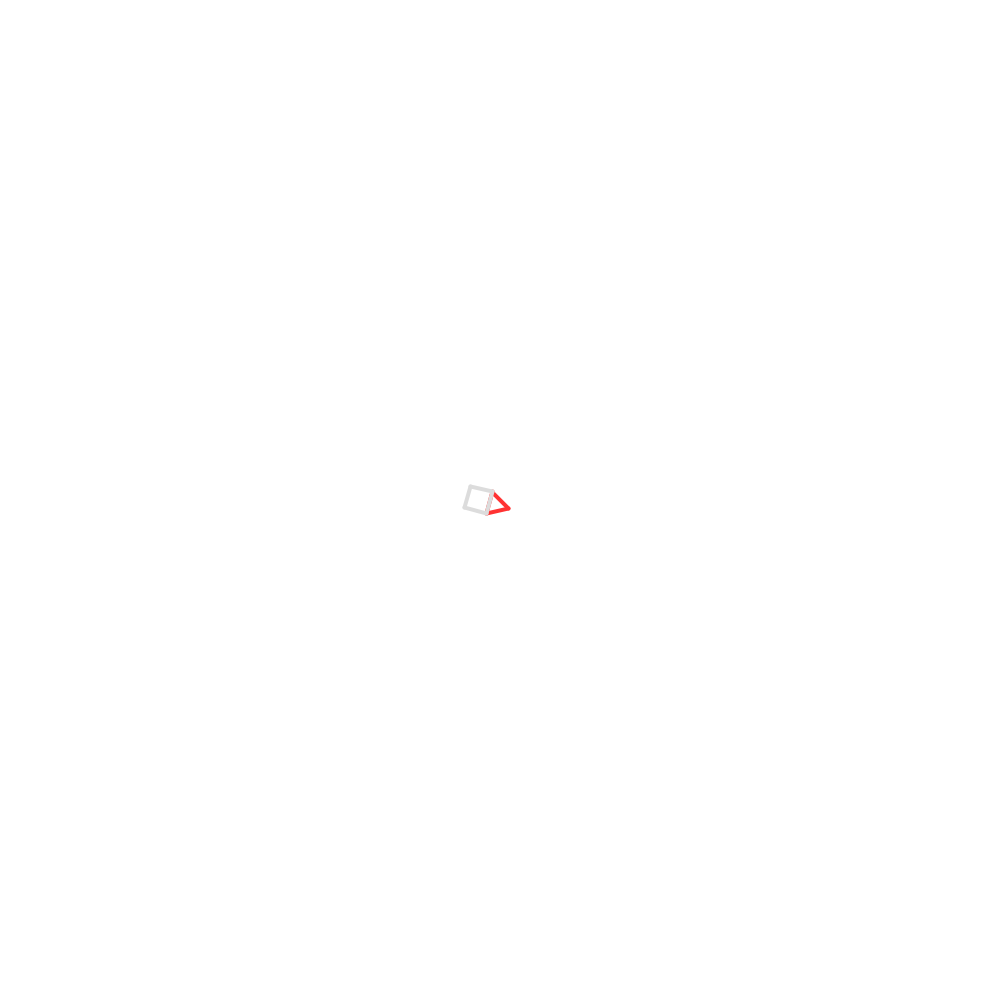
Frame 1 (no input)
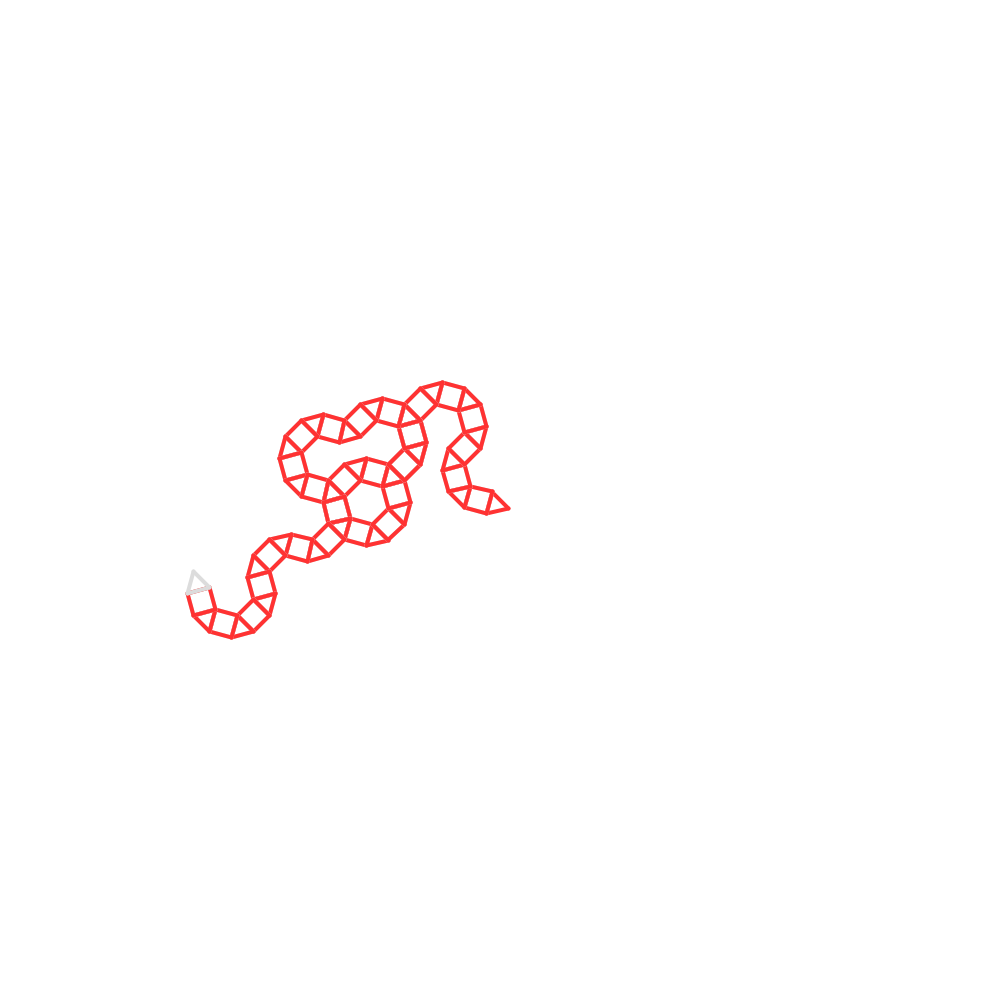
Frame 60 (the mouse pressed at the canvas centre just before this capture)
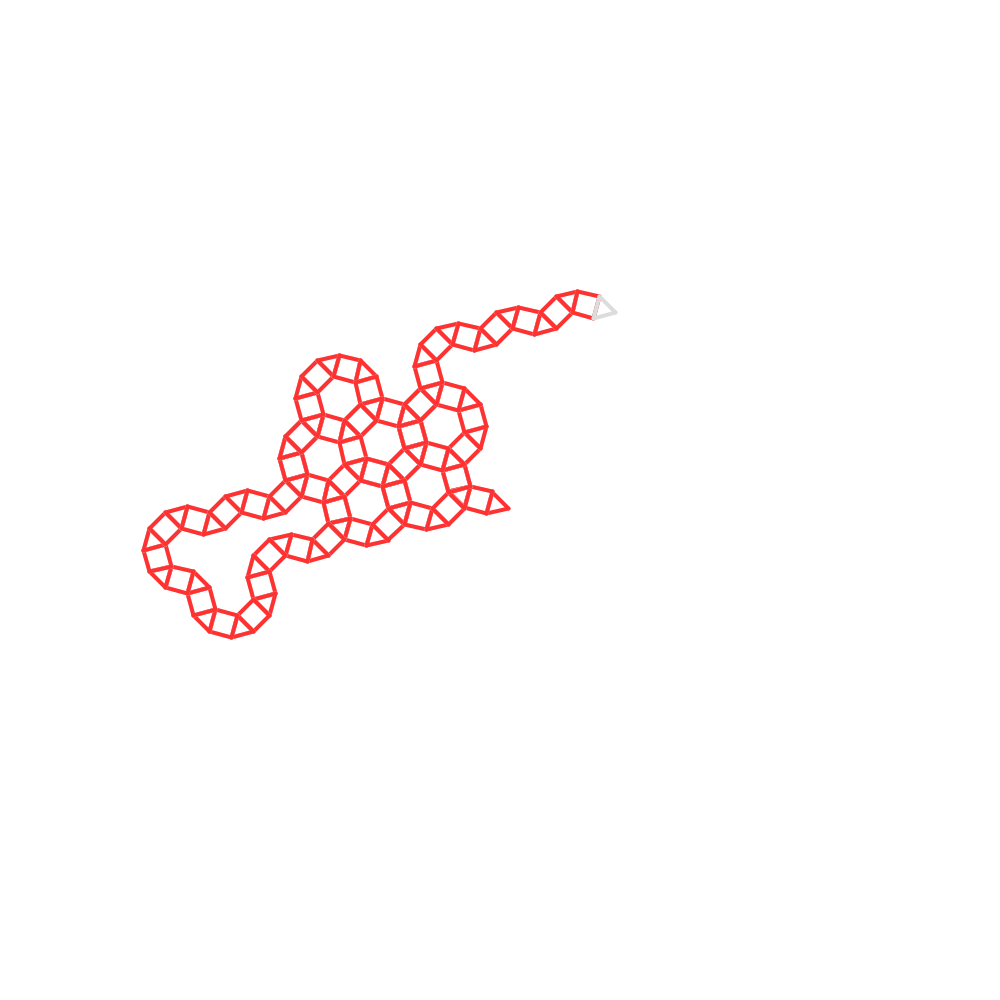
Frame 120 (the mouse held since frame 60 and released just before this capture)

The Processing sketch that drew these frames (run headless with seeded random() and noise(); from frame 60 on, the mouse is pressed at the canvas centre):

// Processing sketch: Shapes
// ── Shapes.pde
ArrayList<Shape> shapes;
float size;
int margin;
PVector center;

void setup() {
  size(1000, 1000);
  surface.setLocation(10, 10);
  smooth(8);
  size = 8;
  margin = 200;
  shapes = new ArrayList<Shape>();
  center = new PVector(width / 2, height / 3);
  shapes.add(new Shape(new PVector(width / 2 - size, height / 2 - size), 
    new PVector(width / 2 + size, height / 2 + size), 3));
  strokeWeight(size / 2);
  // frameRate(30);
  background(255);
}

void draw() {
  //background(250);
  stroke(255, 50, 50);
  Shape last = shapes.get(shapes.size() - 1);
  last.display();

  int sideIndex = floor(last.sides.length / 2f + random(1));
  PVector pos = last.sides[0].start;

  if (last.sides.length == 3 && (pos.x < margin || pos.y < margin
    || pos.x > width - margin || pos.y > height - margin)) {
    for (int i = 1; i < last.sides.length; i++) {
      if (centerDist(last.sides[i]) < centerDist(last.sides[sideIndex])
        && !last.sides[i].isConnected) {
        sideIndex = i;
      }
    }
  }

  Side side = last.sides[sideIndex];
  side.isConnected = true;

  Shape next = new Shape(side.end, side.start, last.sides.length % 2 + 3);

  shapes.add(next);
  stroke(220);
  next.display();
}

PVector copyVector(PVector v) {
  return new PVector(v.x, v.y);
}

float centerDist(Side side) {
  return (PVector.dist(center, side.start) 
    + PVector.dist(center, side.end)) / 2;
}

class Shape {
  Side[] sides;

  Shape(PVector p1, PVector p2, int sideCount) {
    this.sides = new Side[sideCount];
    PVector vec = PVector.sub(p2, p1);
    for (int i = 0; i < sideCount; i++) {
      sides[i] = new Side(copyVector(p1), copyVector(p2));
      p1.add(vec);
      vec.rotate(TWO_PI / sideCount);
      p2.add(vec);
    }
  }

  void display() {
    for (Side side : sides) {
      side.display();
    }
  }
}

class Side {
  PVector start;
  PVector end;
  boolean isConnected;

  Side(PVector start, PVector end) {
    this.start = start;
    this.end = end;
    this.isConnected = false;
  }

  void display() {
    line(start.x, start.y, end.x, end.y);
  }
}
